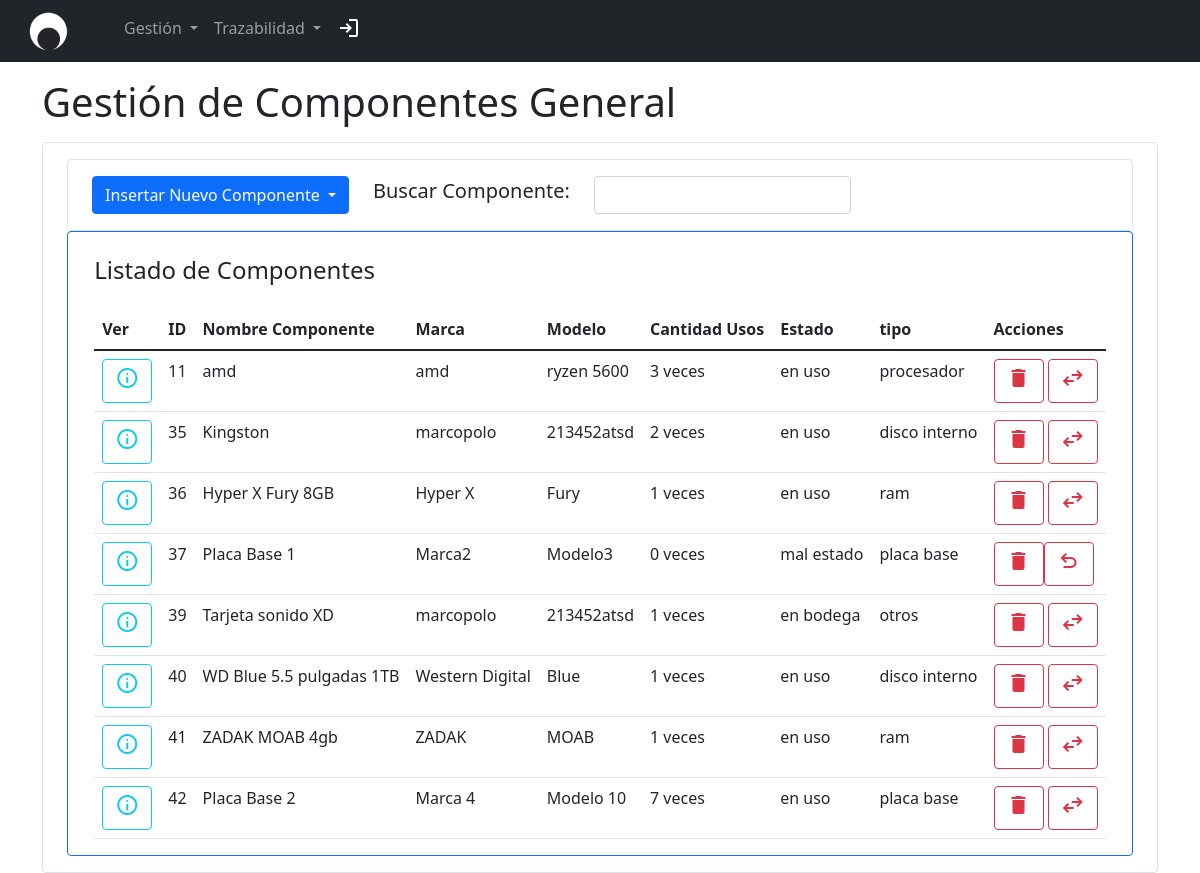
Before: /prueba.php?p=gestion_equipos_componentes/componentes/gestion_componentes_general (signed in) with the older database file.
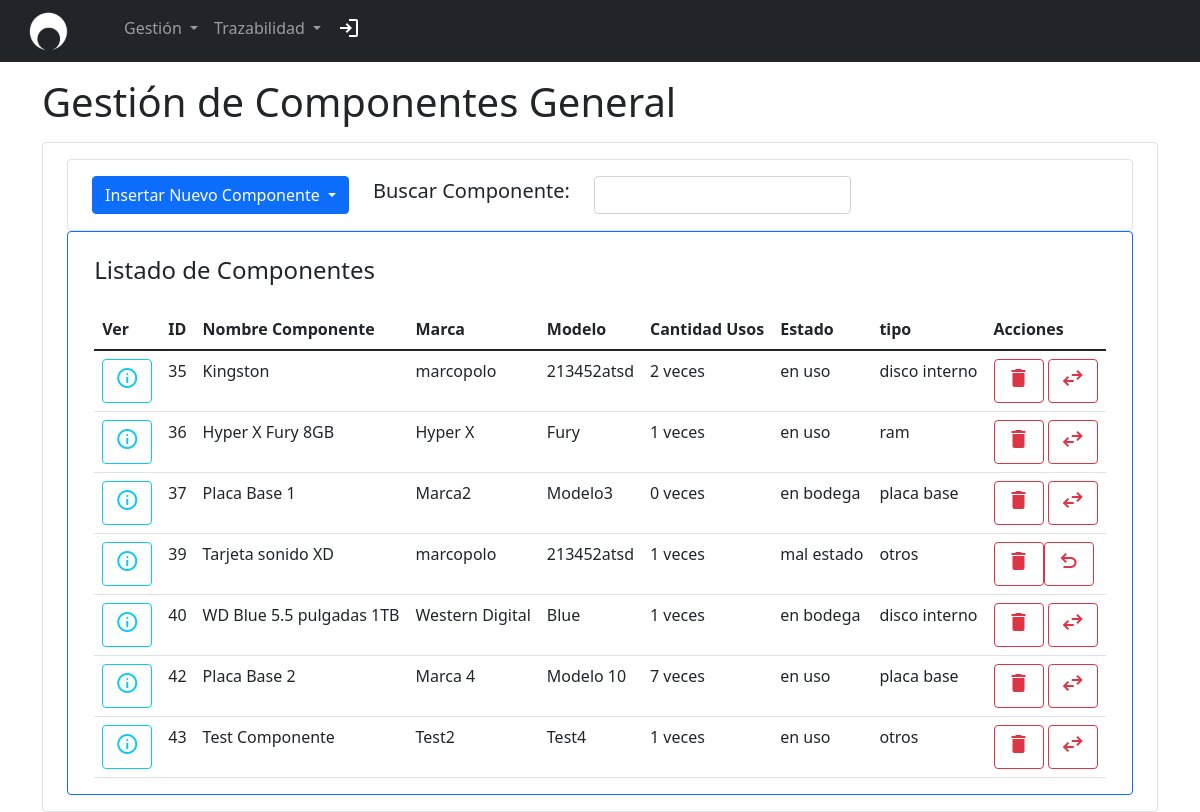
After: the same page with the newer database file.
### tables this page shows
CREATE TABLE `componentes` (
  `ID_COMPONENTE` int(11) NOT NULL,
  `ID_EQUIPO` int(11) DEFAULT NULL,
  `NOMBRE` varchar(30) DEFAULT NULL,
  `MARCA` varchar(30) DEFAULT NULL,
  `MODELO` varchar(30) DEFAULT NULL,
  `estado` varchar(25) NOT NULL,
  `tipo` varchar(45) NOT NULL,
  `cantidad_usos` int(11) NOT NULL
);

### view/partials/gestion_equipos_componentes/componentes/gestion_componentes_general.php (the view, shortened to what this page needs)
<?php
require('conexion.php');
?>
<body>
    <div class="container-sm align-items-center">
        <h1 class="my-3">Gestión de Componentes General</h1>
        <div class="container-sm d-flex align-items-center border border-primary-2 rounded py-3">
            <div class="container aling-self-center">
                <div class="container-sm d-flex align-items-center border border-primary-2 rounded py-3">
                    <div class="container aling-self-center">
                        <div class="row row-cols-auto d-flex align-items-center">
                            <div class="col">
                                <div class="dropdown">
                                    <a class="btn btn-primary dropdown-toggle" role="button" id="dropdownMenuLink" data-bs-toggle="dropdown" aria-expanded="false">
                                        Insertar Nuevo Componente
                                    </a>
                                </div>
                            </div>
                            <div class="col">
                                <h5>Buscar Componente:</h5>
                            </div>
                            <div class="col">
                                <input type="text" id="inputFilter" class="form-control" aria-label="Busqueda por Parametros">
                            </div>
                        </div>
                    </div>
                </div>
                <div class="container-xl d-flex flex-column border border-primary rounded">
                    <div class="align-self-center">
                        <h4 class="my-4 ">Listado de Componentes</h4>
                        <div class="table-responsive caption-top">
                            <table class="table" id="infoGestion">
                                <thead>
                                    <tr>
                                        <th scope="col">Ver</th>
                                        <th scope="col">ID</th>
                                        <th scope="col">Nombre Componente</th>
                                        <th scope="col">Marca</th>
                                        <th scope="col">Modelo</th>
                                        <th scope="col">Cantidad Usos</th>
                                        <th scope="col">Estado</th>
                                        <th scope="col">tipo</th>
                                        <th scope="col">Acciones</th>
                                    </tr>
                                </thead>
                                <tbody>
                                    <?php
                                    $qC = "SELECT * FROM componentes;";
                                    $resultado = mysqli_query($conexion, $qC);
                                    while ($row = mysqli_fetch_assoc($resultado)) {
                                        $id = $row['ID_COMPONENTE'];
                                        $nombre = $row["NOMBRE"];
                                        $marca = $row["MARCA"];
                                        $cantidausos = $row["cantidad_usos"];
                                        $modelo = $row["MODELO"];
                                        $estado = $row["estado"];
                                        $tipo =  $row["tipo"];
                                        echo '<tr>';
                                        echo '<td><a class="btn btn-outline-info" href="prueba.php?p=gestion_equipos_componentes/componentes/reporte_componente&id=' . $id . '&general=1" role="button"><span class="material-symbols-outlined">info</span> </a></td>';
                                        echo '<td>' . $id . '</td>';
                                        echo '<td>' . $nombre . '</td>';
                                        echo '<td>' . $marca . '</td>';
                                        echo '<td>' . $modelo . '</td>';
                                        echo '<td>' . $cantidausos . ' veces</td>';
                                        echo '<td>' . $estado . '</td>';
                                        echo '<td>' . $tipo . '</td>';
                                        echo '<td>
                                        <button type="button" class="btn btn-outline-danger" data-bs-toggle="modal" data-bs-target="#confirmacionEliminarComponente" data-bs-whatever="' . $id . '" ><span class="material-icons">delete</span></button>';
                                        if ($estado == 'mal estado') {
                                            echo '<button type="button" class="btn btn-outline-danger" data-bs-toggle="modal" data-bs-target="#revertirBajaComponente" data-bs-whatever="' . $id . '" ><span class="material-symbols-outlined">undo</span></button>';
                                        } else {
                                            echo '
                                            <button type="button" class="btn btn-outline-danger" data-bs-toggle="modal" data-bs-target="#cambioEquipo" data-bs-whatever="' . $id . '" ><span class="material-symbols-outlined">swap_horiz</span></button></td>';
                                        }
                                        echo '</tr>';
                                    }
                                    ?>
                                </tbody>
                            </table>
                        </div>
                    </div>
                </div>
            </div>
        </div>
    </div>
</body>
</html>

### header.php (shortened to what this page needs)
<!DOCTYPE html>
<html>
<head>
	<link href="https://cdn.jsdelivr.net/npm/bootstrap@5.1.3/dist/css/bootstrap.min.css" rel="stylesheet">
	<link rel="stylesheet" href="view/public/css/buttonStyle.css" />
</head>

### prueba.php (shortened to what this page needs)
<?php include('header.php'); ?>
<?php
$pagina = isset($_GET['p']) ? strtolower($_GET['p']) : 'inicio';
$isInAppMode = false;
if ($isInAppMode) {
    require_once "view\partials\modules\sidebar\index.php";
    require_once "view\partials\modules\page_container\up.php";
    if(isset($_GET['id'])){
        require_once "view/partials/" . $pagina . '.php?id='.$_GET['id'];
    }else if(isset($_GET['id_departamento'])){
        require_once "view/partials/" . $pagina . '.php?id_departamento='.$_GET['id_departamento'];
    }else{
        require_once "view/partials/" . $pagina . '.php';
    }
    require "view\partials\modules\page_container\down.php";
    require_once "view/partials/footer.php";
} else {
    require_once "view/partials/header.php";
    require_once "view/partials/" . $pagina . '.php';
}
?>

### view/partials/header.php (shortened to what this page needs)
<nav class="navbar navbar-expand-lg navbar-dark bg-dark">
  <div class="container-fluid">
    <a href="prueba.php?p=inicio" style="width:40px" class="col-md-1 d-flex align-items-center justify-content-center mb-3 mb-md-0 mx-3 me-md-auto link-dark text-decoration-none">
      <img style="width:150px" class="img-fluid" src="view/public/images/heritech/logo/heritech_logo_white.png" alt="">
    </a>
    <div class="collapse navbar-collapse mx-5" id="navbarNavDarkDropdown" style="color:white">
      <ul class="navbar-nav">
        <li class="nav-item dropdown">
          <a class="nav-link dropdown-toggle" href="#" id="navbarDarkDropdownMenuLink" role="button" data-bs-toggle="dropdown" aria-expanded="false">
            Gestión
          </a>
        </li>
        <li class="nav-item dropdown">
          <a class="nav-link dropdown-toggle" href="#" id="navbarDarkDropdownMenuLink" role="button" data-bs-toggle="dropdown" aria-expanded="false">
            Trazabilidad
          </a>
        </li>
        <li class="nav-item">
          <a class="nav-link active" aria-current="page" href="cerrarse.php">
            <span class="material-symbols-outlined">login</span>
          </a>
        </li>
      </ul>
    </div>
  </div>
</nav>

Changed rows visible on the page:
removed componentes: ID_COMPONENTE "11", NOMBRE "amd", MARCA "amd", MODELO "ryzen 5600", cantidad_usos "3", estado "en uso", tipo "procesador"
removed componentes: ID_COMPONENTE "41", NOMBRE "ZADAK MOAB 4gb", MARCA "ZADAK", MODELO "MOAB", cantidad_usos "1", estado "en uso", tipo "ram"
changed componentes "Placa Base 1": estado "mal estado" → "en bodega"
changed componentes "Tarjeta sonido XD": estado "en bodega" → "mal estado"
changed componentes "WD Blue 5.5 pulgadas 1TB": estado "en uso" → "en bodega"
added componentes: ID_COMPONENTE "43", NOMBRE "Test Componente", MARCA "Test2", MODELO "Test4", cantidad_usos "1", estado "en uso", tipo "otros"
